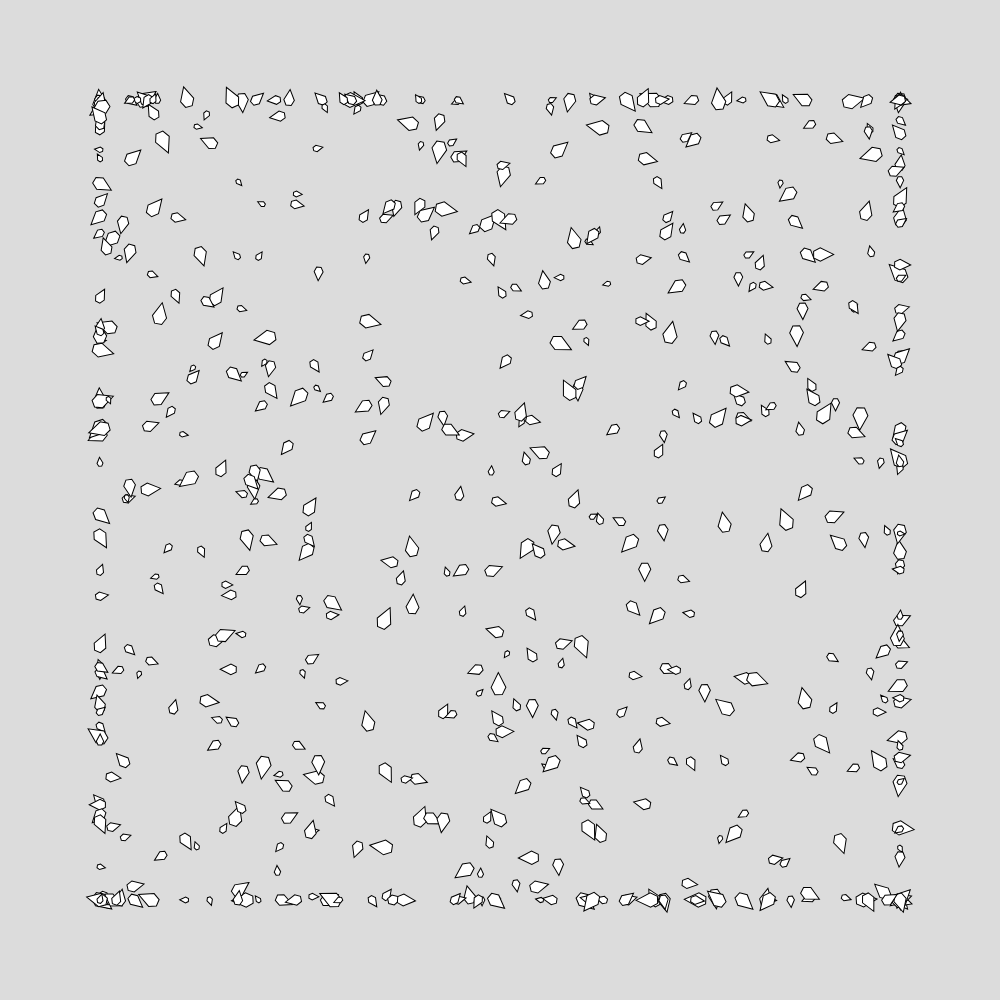
Frame 1 (no input)
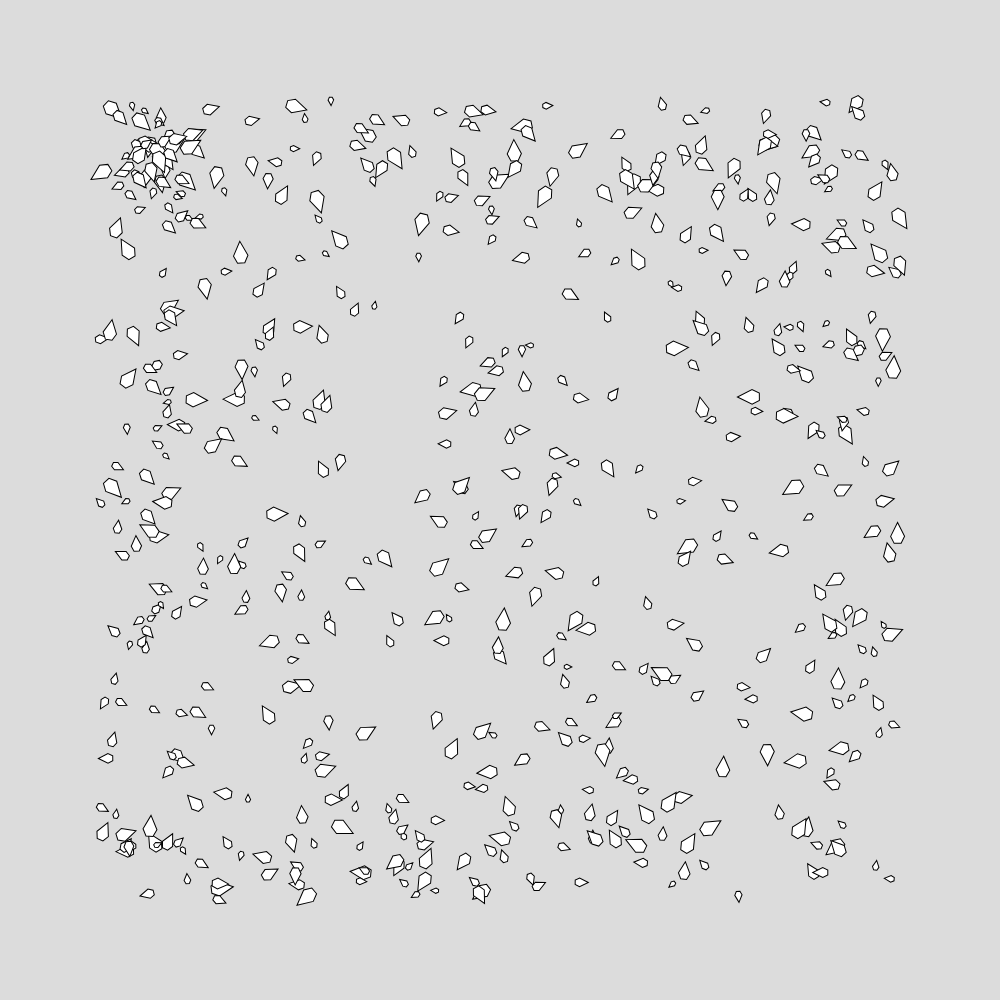
Frame 60 (no input)
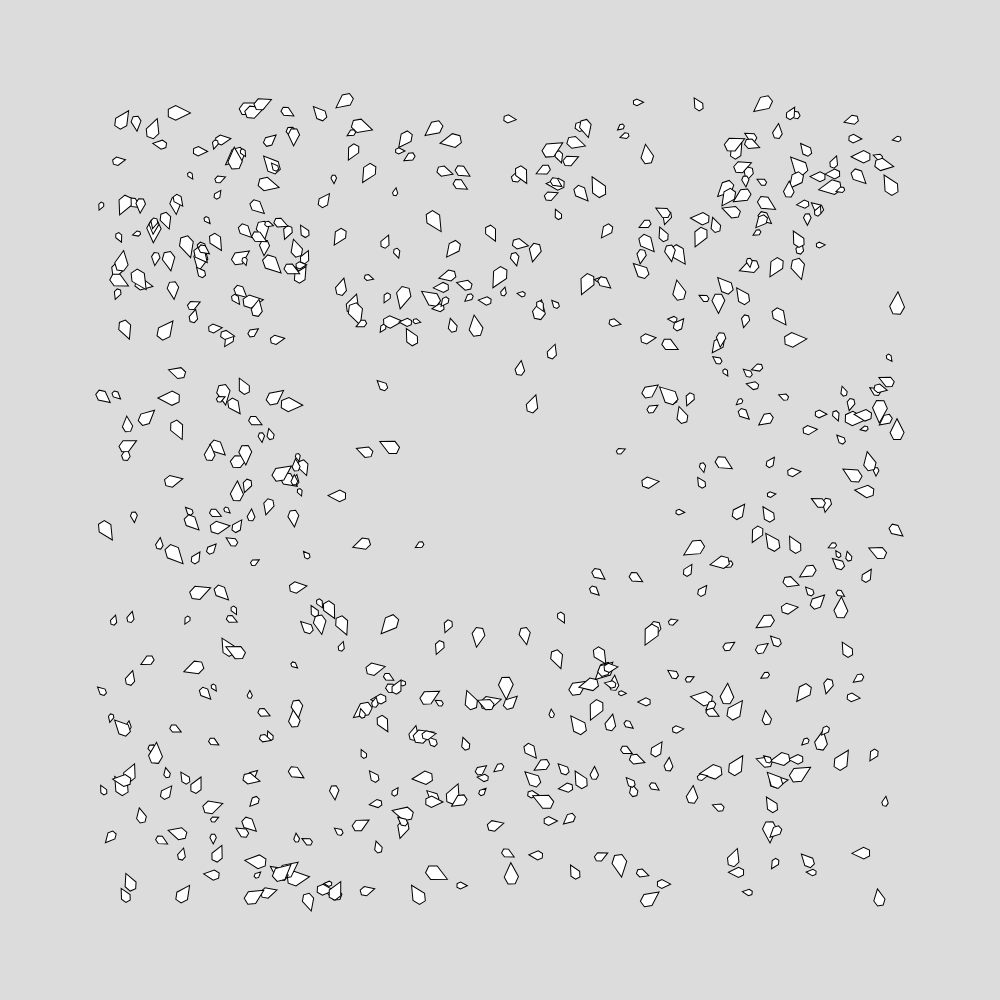
Frame 120 (the mouse pressed at the canvas centre since frame 60)

The p5.js sketch that drew these frames (run headless with seeded random() and noise() and a simulated clock; from frame 60 on, the mouse is pressed at the canvas centre):

// p5.js sketch
// ── sketch.js
let fishes = [];

function setup() {
  createCanvas(1000, 1000);
  
  // Create multiple fish
  for (let i = 0; i < 600; i++) {
    let fish = new Fish();
    fishes.push(fish);
  }
}

function draw() {
  background(220);
  
  for (let i = 0; i < fishes.length; i++) {
    fishes[i].update();
    fishes[i].display();
  }
}

class Fish {
    constructor() {
      this.position = createVector(random(width), random(height));
      this.velocity = p5.Vector.random2D();
      this.maxSpeed = random(1,2);
      this.size = random(5, 15);
      this.past = p5.Vector.random2D();
    }
    
    update() {
        let mouse = createVector(mouseX, mouseY);
        let dir;
        let extra;

        if (dist(this.position.x, this.position.y, mouse.x, mouse.y) < 200) {
          dir = p5.Vector.sub(this.position, mouse); // Calculate the direction away from the cursor
        } else {
          dir = this.velocity.copy().add(this.past); // Use the current velocity if the fish is far from the cursor
        }
        
        dir.normalize();
        dir.mult(0.5);

        this.velocity.add(dir);
        this.velocity.limit(this.maxSpeed);
        this.position.add(this.velocity);
        // Wrap around canvas edges
        if (this.position.x > width-100) {
          this.position.x = 100;
        } else if (this.position.x < 100) {
          this.position.x = width - 100;
        }
        if (this.position.y > height - 100) {
          this.position.y = 100;
        } else if (this.position.y < 100) {
          this.position.y = height - 100;
        }
      }
    
    display() {
      push();
      translate(this.position.x, this.position.y);
      rotate(this.velocity.heading() + PI / 2);
      
      fill(255);
      stroke(0);
      beginShape();
      vertex(0, -this.size);
      vertex(-this.size / 2, 0);
      vertex(-this.size / 4, this.size / 2);
      vertex(this.size / 4, this.size / 2);
      vertex(this.size / 2, 0);
      endShape(CLOSE);
      pop();
    }
  }
